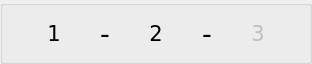
  <widget class="QGroupBox" name="pageNumBox">
   <property name="geometry">
    <rect>
     <x>490</x>
     <y>610</y>
     <width>293</width>
     <height>53</height>
    </rect>
   </property>
   <property name="title">
    <string/>
   </property>
   <property name="flat">
    <bool>true</bool>
   </property>
   <layout class="QHBoxLayout" name="horizontalLayout_2">
    <item>
     <widget class="QPushButton" name="GoTo1">
      <property name="enabled">
       <bool>true</bool>
      </property>
      <property name="font">
       <font>
        <family>Verdana</family>
        <pointsize>16</pointsize>
       </font>
      </property>
      <property name="toolTip">
       <string>Current Page</string>
      </property>
      <property name="text">
       <string>1</string>
      </property>
      <property name="flat">
       <bool>true</bool>
      </property>
     </widget>
    </item>
    <item>
     <widget class="QLabel" name="label_3">
      <property name="font">
       <font>
        <family>Verdana</family>
        <pointsize>20</pointsize>
       </font>
      </property>
      <property name="text">
       <string>-</string>
      </property>
     </widget>
    </item>
    <item>
     <widget class="QPushButton" name="GoTo2">
      <property name="enabled">
       <bool>true</bool>
      </property>
      <property name="font">
       <font>
        <family>Verdana</family>
        <pointsize>16</pointsize>
       </font>
      </property>
      <property name="toolTip">
       <string>Go to Page 2</string>
      </property>
      <property name="text">
       <string>2</string>
      </property>
      <property name="flat">
       <bool>true</bool>
      </property>
     </widget>
    </item>
    <item>
     <widget class="QLabel" name="label_4">
      <property name="font">
       <font>
        <family>Verdana</family>
        <pointsize>20</pointsize>
       </font>
      </property>
      <property name="text">
       <string>-</string>
      </property>
     </widget>
    </item>
    <item>
     <widget class="QPushButton" name="GoTo3">
      <property name="enabled">
       <bool>false</bool>
      </property>
      <property name="font">
       <font>
        <family>Verdana</family>
        <pointsize>16</pointsize>
       </font>
      </property>
      <property name="toolTip">
       <string>Go to Page 3</string>
      </property>
      <property name="text">
       <string>3</string>
      </property>
      <property name="flat">
       <bool>true</bool>
      </property>
     </widget>
    </item>
   </layout>
  </widget>
